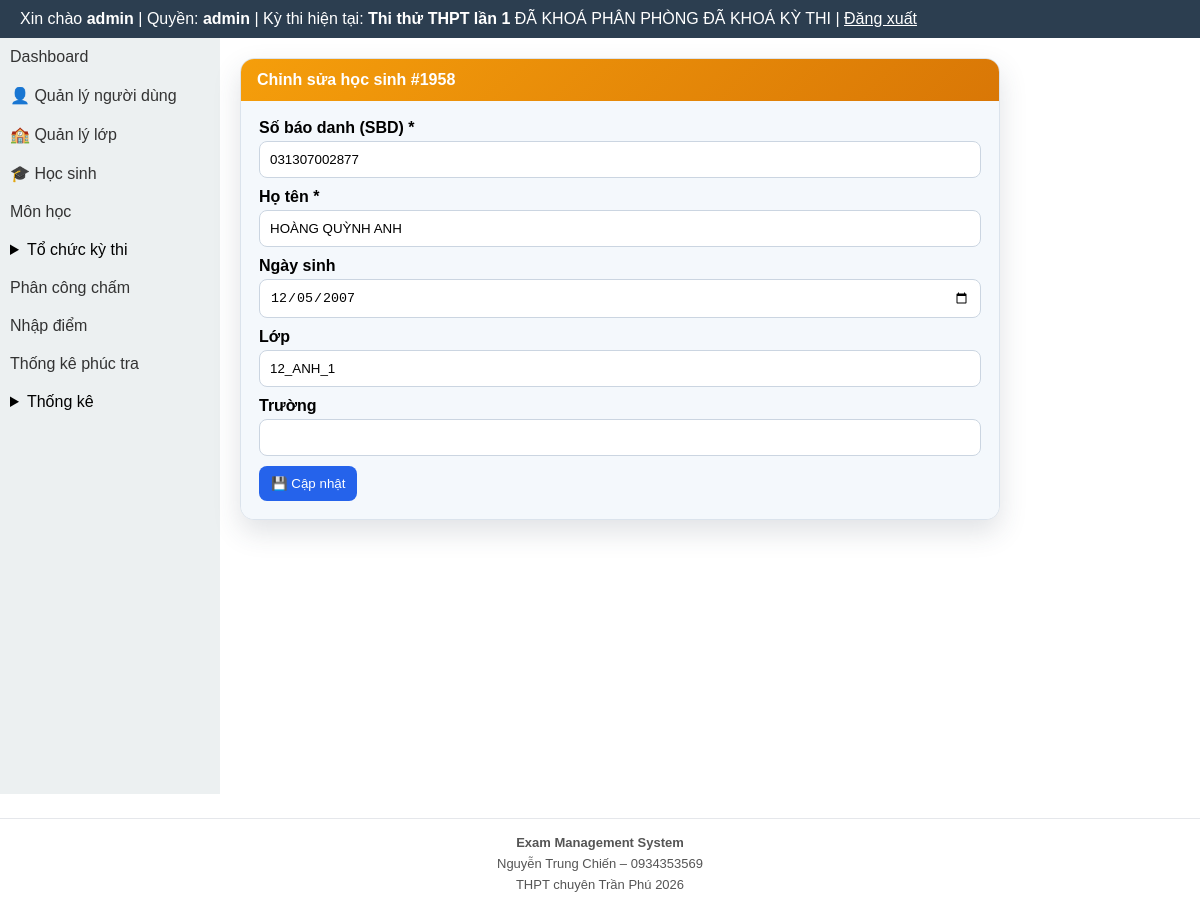
The app's page /modules/students/edit.php?id=1958 (signed in) with its own data.
### tables this page shows
CREATE TABLE exams (
  id INTEGER PRIMARY KEY AUTOINCREMENT,
  ten_ky_thi TEXT,
  nam INTEGER,
  ngay_thi TEXT
, is_default INTEGER DEFAULT 0, deleted_at TEXT, distribution_locked INTEGER DEFAULT 0, rooms_locked INTEGER DEFAULT 0, exam_locked INTEGER DEFAULT 0, scoring_closed INTEGER DEFAULT 0, exam_mode INTEGER DEFAULT 1, is_locked INTEGER DEFAULT 0, is_score_entry_locked INTEGER DEFAULT 0, is_score_published INTEGER DEFAULT 0, is_recheck_open INTEGER DEFAULT 0);

CREATE TABLE students (
  id INTEGER PRIMARY KEY AUTOINCREMENT,
  sbd TEXT UNIQUE,
  hoten TEXT,
  ngaysinh TEXT,
  lop TEXT,
  truong TEXT
);

### layout/header.php (called while the page is built, shortened)
<?php
require_once BASE_PATH . '/templates/header.php';

### core/auth.php (called while the page is built, shortened)
<?php
function normalize_role(?string $role): string {
    $normalized = strtolower(trim((string) $role));
    return match ($normalized) {
        'score_entry', 'score-input', 'score_input', 'nhapdiem', 'nhap_diem' => 'scorer',
        'exam_manager', 'quanlythi', 'exam-manager' => 'organizer',
        default => $normalized,
    };
}
function current_user_role(): string {
    $sessionRole = $_SESSION['role'] ?? null;
    if (is_string($sessionRole) && trim($sessionRole) !== '') {
        return normalize_role($sessionRole);
    }
    $userRole = $_SESSION['user']['role'] ?? null;
    return normalize_role(is_string($userRole) ? $userRole : '');
}

### modules/exams/exam_context_helper.php (called while the page is built, shortened)
<?php
function ensureExamLockColumns(PDO $pdo): void
{
    $cols = array_column($pdo->query('PRAGMA table_info(exams)')->fetchAll(PDO::FETCH_ASSOC), 'name');
}
function getCurrentExam(): ?array
{
    global $pdo;
    $cols = array_column($pdo->query('PRAGMA table_info(exams)')->fetchAll(PDO::FETCH_ASSOC), 'name');
    $hasDeletedAt = in_array('deleted_at', $cols, true);
    $activeWhere = $hasDeletedAt ? '(deleted_at IS NULL OR trim(deleted_at) = "")' : '1=1';
    $defaultStmt = $pdo->query('SELECT * FROM exams WHERE ' . $activeWhere . ' AND is_default = 1 ORDER BY id DESC LIMIT 1');
    $defaultExam = $defaultStmt ? $defaultStmt->fetch(PDO::FETCH_ASSOC) : false;
    if (is_array($defaultExam)) {
        return $defaultExam;
    }
}
function getCurrentExamInfo(): ?array
{
    $exam = getCurrentExam();
    global $pdo;
    ensureExamLockColumns($pdo);
    return [
        'id' => (int) ($exam['id'] ?? 0),
        'ten_ky_thi' => (string) ($exam['ten_ky_thi'] ?? ''),
        'distribution_locked' => (int) ($exam['distribution_locked'] ?? 0),
        'rooms_locked' => (int) ($exam['rooms_locked'] ?? 0),
        'exam_locked' => (int) ($exam['exam_locked'] ?? 0),
    ];
}

### modules/students/edit.php (the view, shortened to what this page needs)
<?php
require_once BASE_PATH . '/core/auth.php';
require_once BASE_PATH . '/core/db.php';
$id = filter_input(INPUT_GET, 'id', FILTER_VALIDATE_INT);
$stmt = $pdo->prepare('SELECT id, sbd, hoten, ngaysinh, lop, truong FROM students WHERE id = :id LIMIT 1');
$stmt->execute([':id' => $id]);
$student = $stmt->fetch(PDO::FETCH_ASSOC);
$formData = $student;
require_once BASE_PATH . '/layout/header.php';
?>
<div class="students-layout">
    <?php require_once BASE_PATH . '/layout/sidebar.php'; ?>
    <div class="students-main">
        <div class="window-box" style="max-width:760px;">
            <div class="window-title"><strong>Chỉnh sửa học sinh #<?= (int) $student['id'] ?></strong></div>
            <div class="window-content">
                <form method="post">
                    <div class="field">
                        <label>Số báo danh (SBD) *</label>
                        <input type="text" name="sbd" value="<?= htmlspecialchars($formData['sbd'], ENT_QUOTES, 'UTF-8') ?>" required>
                    </div>
                    <div class="field">
                        <label>Họ tên *</label>
                        <input type="text" name="hoten" value="<?= htmlspecialchars($formData['hoten'], ENT_QUOTES, 'UTF-8') ?>" required>
                    </div>
                    <div class="field">
                        <label>Ngày sinh</label>
                        <input type="date" name="ngaysinh" value="<?= htmlspecialchars($formData['ngaysinh'], ENT_QUOTES, 'UTF-8') ?>">
                    </div>
                    <div class="field">
                        <label>Lớp</label>
                        <input type="text" name="lop" value="<?= htmlspecialchars($formData['lop'], ENT_QUOTES, 'UTF-8') ?>">
                    </div>
                    <div class="field">
                        <label>Trường</label>
                        <input type="text" name="truong" value="<?= htmlspecialchars($formData['truong'], ENT_QUOTES, 'UTF-8') ?>">
                    </div>
                    <button class="btn btn-primary" type="submit">💾 Cập nhật</button>
                </form>
            </div>
        </div>
    </div>
</div>
<?php require_once BASE_PATH . '/layout/footer.php'; ?>

### templates/header.php (shortened to what this page needs)
<?php
require_once BASE_PATH . '/core/auth.php';
$currentExamInfo = null;
$role = function_exists('current_user_role') ? current_user_role() : strtolower(trim((string) ($_SESSION['role'] ?? $_SESSION['user']['role'] ?? '')));
if (in_array($role, ['admin', 'organizer'], true)) {
    require_once BASE_PATH . '/core/db.php';
    require_once BASE_PATH . '/modules/exams/exam_context_helper.php';
    $currentExamInfo = getCurrentExamInfo();
}
$role = $role ?? (function_exists('current_user_role') ? current_user_role() : '');
$currentExamInfo = $currentExamInfo ?? null;
?>
<!DOCTYPE html>
<html lang="vi">
<head>
</head>
<body>
<div class="header">
    Xin chào <b><?= $_SESSION['user']['username'] ?></b>
    | Quyền: <b><?= htmlspecialchars((string) $role, ENT_QUOTES, 'UTF-8') ?></b>
    <?php if ($currentExamInfo !== null): ?>
        | Kỳ thi hiện tại: <b><?= htmlspecialchars((string) $currentExamInfo['ten_ky_thi'], ENT_QUOTES, 'UTF-8') ?></b>
        <?php if (($currentExamInfo['distribution_locked'] ?? 0) === 1 || ($currentExamInfo['rooms_locked'] ?? 0) === 1): ?>
            <span class="badge bg-danger">ĐÃ KHOÁ PHÂN PHÒNG</span>
        <?php endif; ?>
        <?php if (($currentExamInfo['exam_locked'] ?? 0) === 1): ?>
            <span class="badge bg-dark">ĐÃ KHOÁ KỲ THI</span>
        <?php endif; ?>
    <?php endif; ?>
    | <a href="<?= BASE_URL ?>/logout.php" style="color:#fff">Đăng xuất</a>
</div>

### templates/header.php (style rules this page uses)
* { box-sizing: border-box; }
body { margin:0; font-family: Arial; }
.header { background:#2c3e50; color:#fff; padding:10px 20px; }

### modules/students/edit.php (style rules this page uses)
.students-layout { display: flex; align-items: stretch; width: 100%; min-height: calc(100vh - 44px); }
.students-main { flex: 1 1 auto; min-width: 0; padding: 20px; }
.window-box { background:#fff; border:1px solid #dbe3ec; border-radius:14px; box-shadow:0 12px 28px rgba(44,62,80,.15); overflow:hidden; }
.window-title { background:linear-gradient(135deg,#f59e0b,#d97706); color:#fff; padding:12px 16px; }
.window-content { background:#f4f8fc; padding:18px; }
.field { margin-bottom:10px; }
.field label { display:block; font-weight:700; margin-bottom:4px; }
.field input { width:100%; padding:10px; border:1px solid #cbd5e1; border-radius:8px; }
.btn { border:none; border-radius:8px; padding:10px 12px; color:#fff; cursor:pointer; }
.btn-primary { background:#2563eb; }

### records on screen
exams: ten_ky_thi "Thi thử THPT lần 1"
students: id "1958", sbd "031307002877", hoten "HOÀNG QUỲNH ANH", ngaysinh "12/05/2007", lop "12_ANH_1"

### other values on screen
$_SESSION['user']['username'] "admin"
$role "admin"
